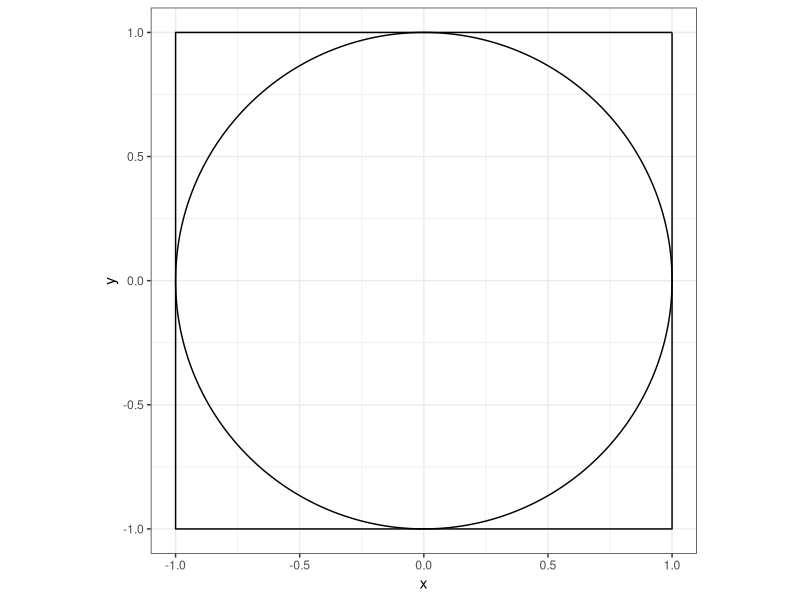
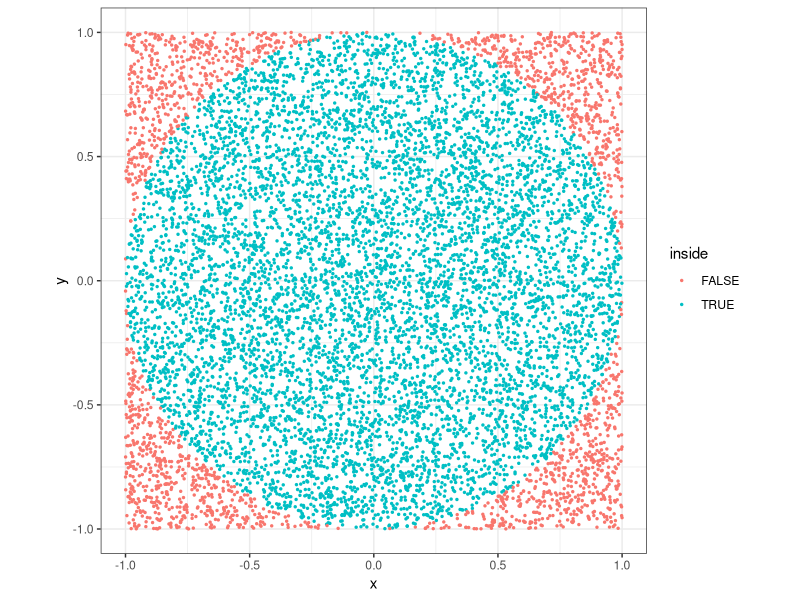
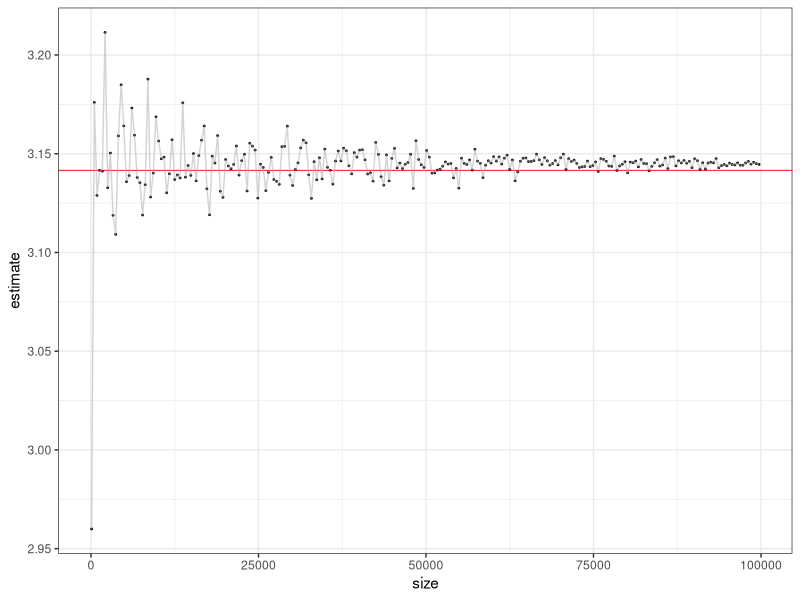
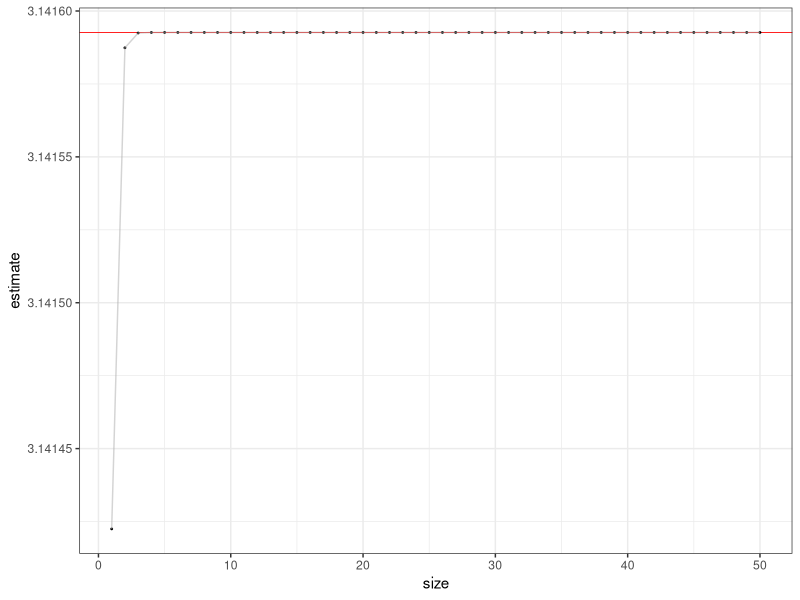

Write R code to recreate these figures, in order.
## ---- chunk 1
library(ggplot2)
library(dplyr)
set.seed(314)
## ---- chunk 2
circle <- tibble(x = seq(-1, 1, 0.001)) %>% 
  mutate(y = sqrt(1 - x^ 2)) %>% 
  bind_rows(
    tibble(x = seq(1, -1, -0.001)) %>% 
      mutate(y = -sqrt(1 - x^ 2)) 
  )

tibble(x = c(1, 1, -1, -1, 1),
       y = c(1, -1, -1, 1, 1)) %>% 
  ggplot() +
  geom_path(aes(x, y)) +
  geom_path(aes(x, y), data = circle) +
  coord_equal() +
  theme_bw()
## ---- chunk 3
tibble(x = runif(10000, -1, 1),
               y = runif(10000, -1, 1)) %>% 
  mutate(inside = x^2 + y^2 < 1) %>% 
  ggplot() +
  geom_point(aes(x, y, color = inside), size = 0.5) +
  coord_equal() +
  theme_bw()
## ---- chunk 4

N <- 100000

data <- tibble(x = runif(N, -1, 1),
               y = runif(N, -1, 1)) %>% 
  mutate(inside = x^2 + y^2 < 1)

sizes <- seq(100, N, 400)

estimate <- sapply(sizes, function(n){
  data2 <- data %>% 
    sample_n(n) 
  4*sum(data2$inside)/nrow(data2)
})


tibble(size = sizes,
       estimate = estimate) %>% 
  ggplot(aes(size, estimate)) +
  geom_hline(yintercept = pi, size = 0.3, color = 'red') +
  geom_point(size = 0.3) +
  geom_line(group = 1, color = 'dark grey', alpha = 0.5) +
  theme_bw()

## ---- chunk 5
estimate_pi <- function(N){
  n <- 0:N
  aux <- (4/(8*n+1) - 2/(8*n+4) - 1/(8*n+5) - 1/(8*n+6))/(16^n)
  sum(aux)
}

sizes2 <- 1:50
estimates2 <- sapply(sizes2, estimate_pi)

tibble(size = sizes2,
       estimate = estimates2) %>% 
  ggplot(aes(size, estimate)) +
  geom_hline(yintercept = pi, size = 0.3, color = 'red') +
  geom_point(size = 0.3) +
  geom_line(group = 1, color = 'dark grey', alpha = 0.5) +
  theme_bw()

estimate_pi(1000)
